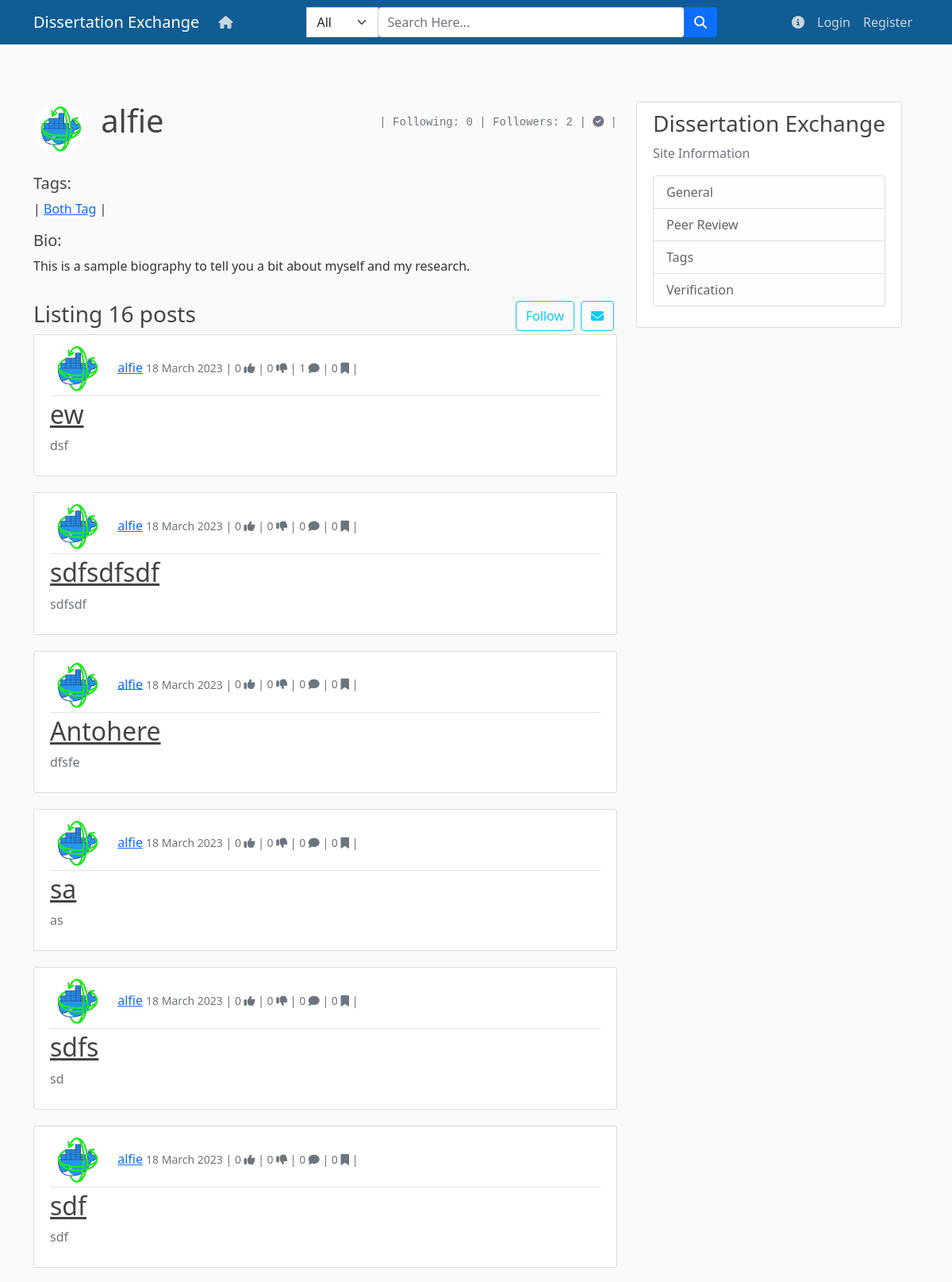
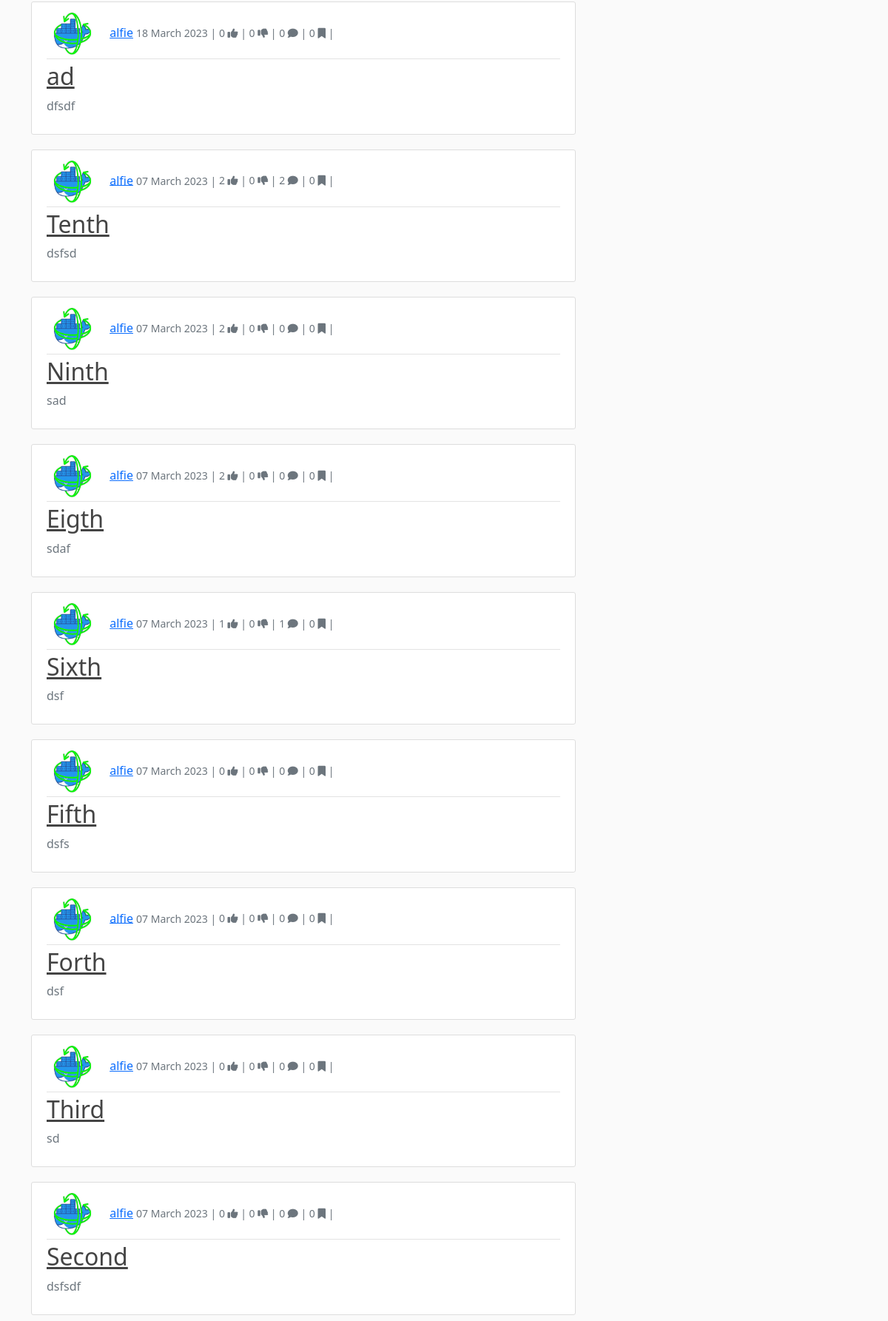
/user/alfie/ (upper part), run on the app's committed database (2 pictures, top to bottom).
### users/models.py (models this page shows, shortened)
class Profile(models.Model):
    user = models.OneToOneField(User, on_delete=models.CASCADE)
    image = models.ImageField(default='default.png', upload_to='profile_pics')
    followers = models.ManyToManyField('self',blank=True, symmetrical=False, related_name='user_followers')
    following = models.ManyToManyField('self',blank=True, symmetrical=False, related_name='user_following')
    bio = models.TextField(max_length=1000)
    admin = models.IntegerField(default=0)
    tags = models.ManyToManyField(Tag, symmetrical=False, related_name='user_tags')
    first = models.IntegerField(default=0) #0 if first login else 1 if not
    blob_image = models.TextField(db_column='data', blank=True)

### blog/models.py (models this page shows, shortened)
class Tag(models.Model):
    tags = models.CharField(max_length=1000,unique=True)
    followers = models.ManyToManyField(User, related_name='tag_followers')
    def __str__(self):
        return self.tags

class Post(models.Model):
    title = models.CharField(max_length=1000)
    abstract = models.TextField()
    date_posted = models.DateTimeField(auto_now_add=True)
    publication_date = models.DateField()
    author = models.ForeignKey(User, on_delete=models.CASCADE)
    file = models.FileField(upload_to='documents')
    likes = models.ManyToManyField(User, related_name='blog_post')
    dislikes = models.ManyToManyField(User, related_name='blog_post1')
    saves = models.ManyToManyField(User, related_name='blog_post2')
    primary_tag = models.ForeignKey(Tag,on_delete=models.CASCADE)
    secondary_tags= models.ManyToManyField(Tag, related_name='secondary_tag', blank=True)
    identifier = models.URLField(default="")
    version = models.IntegerField(default=1)
    publisher = models.CharField(max_length=1000, default='')
    reviewed = models.IntegerField(default = 0)
    requested = models.CharField(max_length=30, default="none")
    reviewers = models.ManyToManyField(User, related_name="reviewers")
    requested_time = models.DateTimeField(auto_now_add=True)
    blob_file = models.TextField(db_column='data', blank=True)

### blog/views.py (the view, shortened to what this page needs)
# urls.py: path("user/<str:username>/", UserPostListView.as_view(), name="user-posts"),
class UserPostListView(ListView):
    model = Post
    template_name = "blog/user_post.html"
    context_object_name = "posts"
    paginate_by = 5
    def get(self, request, *args, **kwargs):
        form = ThreadForm()
        user = get_object_or_404(User, username=self.kwargs.get("username"))
        context = {
            "form": form,
            "posts": Post.objects.filter(author=user).order_by("-date_posted"),
            "name": self.kwargs.get("username"),
            "user1": user,
        }
        return render(request, "blog/user_post.html", context)

### blog/forms.py
class ThreadForm(forms.Form):
    username = forms.CharField(label='', max_length=100, widget=forms.TextInput(attrs={
        'autocomplete':'off',
        'id':'name',
    }))

### blog/custom_context_processor.py (called while the page is built)
def tag_renderer(request):
    return {
        "tags_context": Tag.objects.all(),
        "posts_context": Post.objects.all(),
        "comment_context": Comment.objects.all()}

def notification_renderer(request):
    notification_processor = []
    counter = 0
    if request.user.is_authenticated:
        counter = len(Notification.objects.filter(new = 0).filter(receiver = request.user))
        notification_processor = (Notification.objects.filter(receiver = request.user).order_by("new"))
    return {
        "notification_processor": notification_processor,
        "counter": counter
    }

def get_current_path(request):
    return {
       'date': datetime.now()
     }

### blog/models.py (called while the page is built)
    def __str__(self):
        return self.post1.title

### blog/templates/blog/user_post.html (shortened to what this page needs)
{% extends "blog/base.html" %}
{% load crispy_forms_tags %}
{% block content %}
    <img  class="rounded-circle article-img">
    <h1 class="mb-3" style="display:inline">{{ name }}</h1>
    {% if user1.profile.admin != 0 %}
    <pre class="text-secondary float-end mt-3 data" style="display:inline" data-toggle="tooltip" data-placement="top" title="Verified"> <i class="fa-solid fa-circle-check"></i> |</pre>
    {% elif user.profile.admin != 0 %}
    <pre class="text-secondary float-end mt-3 data" style="display:inline"> <a style="color: #1c74fd; text-decoration: underline;" type="button" data-toggle="modal" data-target="#promoteUser">Promote User</a> |</pre>
    {% endif %}
    <pre class="text-secondary float-end mt-3 data" style="display:inline">| Followers: {{ user1.profile.followers.all.count }} |</pre>
    <pre class="text-secondary float-end mt-3 data" style="display:inline">| Following: {{ user1.profile.following.all.count }} </pre>
    <br>
    <br>
    <h5>Tags:</h5>
    {% if user1.profile.tags.count > 0 %}
      |
      {% for i in user1.profile.tags.all %}
        <span><a href="{% url 'tag-list' i.pk%}">{{i.tags}}</a> |</span>
      {% endfor%}
    {% else %}
      <span>This user has no tags!</span>
    {% endif %}
    <h5 class="mt-3">Bio:</h5>
    <p class="pb-3"> {{user1.profile.bio}}</p>
    {% if name != user.username %}
      <form method="POST" class="float-end">
        <button class="btn btn-outline-info float-end m-1 mt-0" type="submit" data-toggle="tooltip" data-placement="top" title="Message"><i class="fa-solid fa-envelope"></i></button>
      </form>
    {% endif %}
    <form action="{% url 'user-follow' user1.profile.id %}" method="POST" class="d-inline">
      <button id="Follow" type=submit style="display:none" class="btn btn-outline-info m-1 mt-0 float-end" name="post_id" value="{{ user1.profile.id }}">Follow</button>
    </form>
    <h3>Listing {{ posts.count }} posts</h3>
    {% for post in posts %}
    <article class="media content-section">
      <div class="media-body">
        <div class="article-metadata">
          <img class="rounded-circle article-img">
          <a class="mr-2" href="{% url 'user-posts' post.author.username %}">{{ post.author }}</a>
          <small class="text-muted"> {{ post.date_posted|date:"d N Y" }} | </small>
          <small class="text-muted" data-toggle="tooltip" data-placement="top" title="Likes"> {{ post.likes.all.count }} <i class="fa-solid fa-thumbs-up"></i>  | </small>
          <small class="text-muted" data-toggle="tooltip" data-placement="top" title="Dislike"> {{ post.dislikes.all.count }} <i class="fa-solid fa-thumbs-down"></i>  | </small>
          <small class="text-muted" data-toggle="tooltip" data-placement="top" title="Comments"> {{ post.comments.all.count }} <i class="fa-solid fa-comment"></i>  | </small>
          <small class="text-muted" data-toggle="tooltip" data-placement="top" title="Saves"> {{ post.saves.all.count }} <i class="fa-solid fa-bookmark"></i>  | </small>
        </div>
        <h2><a class="article-title" href="{% url 'blog-detail' post.id %}">{{ post.title }}</a></h2>
        <p class="article-content text-muted">{{ post.abstract }}</p>
      </div>
    </article>
    {% endfor %}
{% endblock content %}

### blog/static/blog/main.css (style rules this page uses)
body { background: #fafafa; color: #333333; margin-top: 5rem; }
h1, h2, h3, h4, h5, h6 { color: #444444; }
.content-section { background: #ffffff; padding: 10px 20px; border: 1px solid #dddddd; border-radius: 3px; margin-bottom: 20px; }
.article-title { color: #444444; }
.article-content { white-space: pre-line; }
.article-img { height: 65px; width: 65px; margin-right: 16px; }
.article-metadata { padding-bottom: 1px; margin-bottom: 4px; border-bottom: 1px solid #e3e3e3 }

### data on the page
Tag: tags "Both Tag"
Post: author "alfie", date_posted "18 March 2023", likes.all.count "0", dislikes.all.count "0", comments.all.count "1", saves.all.count "0", title "ew", abstract "dsf"
Post: author "alfie", date_posted "18 March 2023", likes.all.count "0", dislikes.all.count "0", comments.all.count "0", saves.all.count "0", title "sdfsdfsdf", abstract "sdfsdf"
Post: author "alfie", date_posted "18 March 2023", likes.all.count "0", dislikes.all.count "0", comments.all.count "0", saves.all.count "0", title "Antohere", abstract "dfsfe"
Post: author "alfie", date_posted "18 March 2023", likes.all.count "0", dislikes.all.count "0", comments.all.count "0", saves.all.count "0", title "sa", abstract "as"
Post: author "alfie", date_posted "18 March 2023", likes.all.count "0", dislikes.all.count "0", comments.all.count "0", saves.all.count "0", title "sdfs", abstract "sd"
Post: author "alfie", date_posted "18 March 2023", likes.all.count "0", dislikes.all.count "0", comments.all.count "0", saves.all.count "0", title "sdf", abstract "sdf"
Post: author "alfie", date_posted "18 March 2023", likes.all.count "0", dislikes.all.count "0", comments.all.count "0", saves.all.count "0", title "ad", abstract "dfsdf"
Post: author "alfie", date_posted "07 March 2023", likes.all.count "2", dislikes.all.count "0", comments.all.count "2", saves.all.count "0", title "Tenth", abstract "dsfsd"
Post: author "alfie", date_posted "07 March 2023", likes.all.count "2", dislikes.all.count "0", comments.all.count "0", saves.all.count "0", title "Ninth", abstract "sad"
Post: author "alfie", date_posted "07 March 2023", likes.all.count "2", dislikes.all.count "0", comments.all.count "0", saves.all.count "0", title "Eigth", abstract "sdaf"
Post: author "alfie", date_posted "07 March 2023", likes.all.count "1", dislikes.all.count "0", comments.all.count "1", saves.all.count "0", title "Sixth", abstract "dsf"
Post: author "alfie", date_posted "07 March 2023", likes.all.count "0", dislikes.all.count "0", comments.all.count "0", saves.all.count "0", title "Fifth", abstract "dsfs"
Post: author "alfie", date_posted "07 March 2023", likes.all.count "0", dislikes.all.count "0", comments.all.count "0", saves.all.count "0", title "Forth", abstract "dsf"
Post: author "alfie", date_posted "07 March 2023", likes.all.count "0", dislikes.all.count "0", comments.all.count "0", saves.all.count "0", title "Third", abstract "sd"
Post: author "alfie", date_posted "07 March 2023", likes.all.count "0", dislikes.all.count "0", comments.all.count "0", saves.all.count "0", title "Second", abstract "dsfsdf"

### other printed values
{{ name }} "alfie"
{{ user1.profile.followers.all.count }} "2"
{{ user1.profile.following.all.count }} "0"
{{ user1.profile.bio }} "This is a sample biography to tell you a bit about myself and my research."
{{ posts.count }} "16"
